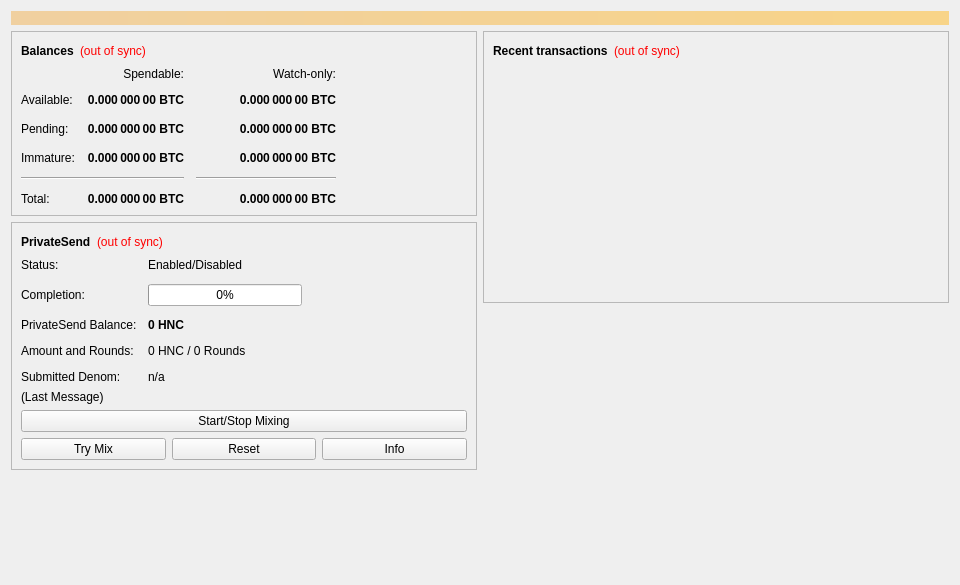
<?xml version="1.0" encoding="UTF-8"?>
<ui version="4.0">
 <class>OverviewPage</class>
 <widget class="QWidget" name="OverviewPage">
  <property name="geometry">
   <rect>
    <x>0</x>
    <y>0</y>
    <width>960</width>
    <height>585</height>
   </rect>
  </property>
  <property name="minimumSize">
   <size>
    <width>960</width>
    <height>0</height>
   </size>
  </property>
  <property name="windowTitle">
   <string>Form</string>
  </property>
  <layout class="QVBoxLayout" name="topLayout">
   <item>
    <widget class="QLabel" name="labelAlerts">
     <property name="visible">
      <bool>false</bool>
     </property>
     <property name="styleSheet">
      <string notr="true">QLabel { background-color: qlineargradient(x1: 0, y1: 0, x2: 1, y2: 0, stop:0 #F0D0A0, stop:1 #F8D488); color:#000000; }</string>
     </property>
     <property name="wordWrap">
      <bool>true</bool>
     </property>
     <property name="margin">
      <number>3</number>
     </property>
     <property name="textInteractionFlags">
      <set>Qt::TextSelectableByMouse</set>
     </property>
    </widget>
   </item>
   <item>
    <layout class="QHBoxLayout" name="horizontalLayout" stretch="1,1">
     <item>
      <layout class="QVBoxLayout" name="verticalLayout_2">
       <item>
        <widget class="QFrame" name="frame">
         <property name="frameShape">
          <enum>QFrame::StyledPanel</enum>
         </property>
         <property name="frameShadow">
          <enum>QFrame::Raised</enum>
         </property>
         <layout class="QVBoxLayout" name="verticalLayout_4">
          <item>
           <layout class="QHBoxLayout" name="horizontalLayout_4">
            <item>
             <widget class="QLabel" name="label_5">
              <property name="font">
               <font>
                <weight>75</weight>
                <bold>true</bold>
               </font>
              </property>
              <property name="text">
               <string>Balances</string>
              </property>
             </widget>
            </item>
            <item>
             <widget class="QLabel" name="labelWalletStatus">
              <property name="toolTip">
               <string>The displayed information may be out of date. Your wallet automatically synchronizes with the HellenicCoin network after a connection is established, but this process has not completed yet.</string>
              </property>
              <property name="styleSheet">
               <string notr="true">QLabel { color: red; }</string>
              </property>
              <property name="text">
               <string notr="true">(out of sync)</string>
              </property>
              <property name="alignment">
               <set>Qt::AlignLeading|Qt::AlignLeft|Qt::AlignVCenter</set>
              </property>
             </widget>
            </item>
            <item>
             <spacer name="horizontalSpacer_3">
              <property name="orientation">
               <enum>Qt::Horizontal</enum>
              </property>
              <property name="sizeHint" stdset="0">
               <size>
                <width>40</width>
                <height>20</height>
               </size>
              </property>
             </spacer>
            </item>
           </layout>
          </item>
          <item>
           <layout class="QGridLayout" name="gridLayout">
            <property name="spacing">
             <number>12</number>
            </property>
            <item row="2" column="2">
             <widget class="QLabel" name="labelWatchPending">
              <property name="font">
               <font>
                <weight>75</weight>
                <bold>true</bold>
               </font>
              </property>
              <property name="cursor">
               <cursorShape>IBeamCursor</cursorShape>
              </property>
              <property name="toolTip">
               <string>Unconfirmed transactions to watch-only addresses</string>
              </property>
              <property name="text">
               <string notr="true">0.000 000 00 BTC</string>
              </property>
              <property name="alignment">
               <set>Qt::AlignRight|Qt::AlignTrailing|Qt::AlignVCenter</set>
              </property>
              <property name="textInteractionFlags">
               <set>Qt::LinksAccessibleByMouse|Qt::TextSelectableByKeyboard|Qt::TextSelectableByMouse</set>
              </property>
             </widget>
            </item>
            <item row="2" column="1">
             <widget class="QLabel" name="labelUnconfirmed">
              <property name="font">
               <font>
                <weight>75</weight>
                <bold>true</bold>
               </font>
              </property>
              <property name="cursor">
               <cursorShape>IBeamCursor</cursorShape>
              </property>
              <property name="toolTip">
               <string>Total of transactions that have yet to be confirmed, and do not yet count toward the spendable balance</string>
              </property>
              <property name="text">
               <string notr="true">0.000 000 00 BTC</string>
              </property>
              <property name="alignment">
               <set>Qt::AlignRight|Qt::AlignTrailing|Qt::AlignVCenter</set>
              </property>
              <property name="textInteractionFlags">
               <set>Qt::LinksAccessibleByMouse|Qt::TextSelectableByKeyboard|Qt::TextSelectableByMouse</set>
              </property>
             </widget>
            </item>
            <item row="3" column="2">
             <widget class="QLabel" name="labelWatchImmature">
              <property name="font">
               <font>
                <weight>75</weight>
                <bold>true</bold>
               </font>
              </property>
              <property name="cursor">
               <cursorShape>IBeamCursor</cursorShape>
              </property>
              <property name="toolTip">
               <string>Mined balance in watch-only addresses that has not yet matured</string>
              </property>
              <property name="text">
               <string notr="true">0.000 000 00 BTC</string>
              </property>
              <property name="alignment">
               <set>Qt::AlignRight|Qt::AlignTrailing|Qt::AlignVCenter</set>
              </property>
              <property name="textInteractionFlags">
               <set>Qt::LinksAccessibleByMouse|Qt::TextSelectableByKeyboard|Qt::TextSelectableByMouse</set>
              </property>
             </widget>
            </item>
            <item row="4" column="0" colspan="2">
             <widget class="Line" name="lineSpendableBalance">
              <property name="orientation">
               <enum>Qt::Horizontal</enum>
              </property>
             </widget>
            </item>
            <item row="4" column="2">
             <widget class="Line" name="lineWatchBalance">
              <property name="sizePolicy">
               <sizepolicy hsizetype="Preferred" vsizetype="Fixed">
                <horstretch>0</horstretch>
                <verstretch>0</verstretch>
               </sizepolicy>
              </property>
              <property name="minimumSize">
               <size>
                <width>140</width>
                <height>0</height>
               </size>
              </property>
              <property name="orientation">
               <enum>Qt::Horizontal</enum>
              </property>
             </widget>
            </item>
            <item row="5" column="0">
             <widget class="QLabel" name="labelTotalText">
              <property name="text">
               <string>Total:</string>
              </property>
             </widget>
            </item>
            <item row="3" column="1">
             <widget class="QLabel" name="labelImmature">
              <property name="font">
               <font>
                <weight>75</weight>
                <bold>true</bold>
               </font>
              </property>
              <property name="cursor">
               <cursorShape>IBeamCursor</cursorShape>
              </property>
              <property name="toolTip">
               <string>Mined balance that has not yet matured</string>
              </property>
              <property name="text">
               <string notr="true">0.000 000 00 BTC</string>
              </property>
              <property name="alignment">
               <set>Qt::AlignRight|Qt::AlignTrailing|Qt::AlignVCenter</set>
              </property>
              <property name="textInteractionFlags">
               <set>Qt::LinksAccessibleByMouse|Qt::TextSelectableByKeyboard|Qt::TextSelectableByMouse</set>
              </property>
             </widget>
            </item>
            <item row="2" column="3">
             <spacer name="horizontalSpacer_2">
              <property name="orientation">
               <enum>Qt::Horizontal</enum>
              </property>
              <property name="sizeHint" stdset="0">
               <size>
                <width>40</width>
                <height>20</height>
               </size>
              </property>
             </spacer>
            </item>
            <item row="3" column="0">
             <widget class="QLabel" name="labelImmatureText">
              <property name="text">
               <string>Immature:</string>
              </property>
             </widget>
            </item>
            <item row="5" column="1">
             <widget class="QLabel" name="labelTotal">
              <property name="font">
               <font>
                <weight>75</weight>
                <bold>true</bold>
               </font>
              </property>
              <property name="cursor">
               <cursorShape>IBeamCursor</cursorShape>
              </property>
              <property name="toolTip">
               <string>Your current total balance</string>
              </property>
              <property name="text">
               <string notr="true">0.000 000 00 BTC</string>
              </property>
              <property name="alignment">
               <set>Qt::AlignRight|Qt::AlignTrailing|Qt::AlignVCenter</set>
              </property>
              <property name="textInteractionFlags">
               <set>Qt::LinksAccessibleByMouse|Qt::TextSelectableByKeyboard|Qt::TextSelectableByMouse</set>
              </property>
             </widget>
            </item>
            <item row="5" column="2">
             <widget class="QLabel" name="labelWatchTotal">
              <property name="font">
               <font>
                <weight>75</weight>
                <bold>true</bold>
               </font>
              </property>
              <property name="cursor">
               <cursorShape>IBeamCursor</cursorShape>
              </property>
              <property name="toolTip">
               <string>Current total balance in watch-only addresses</string>
              </property>
              <property name="text">
               <string notr="true">0.000 000 00 BTC</string>
              </property>
              <property name="alignment">
               <set>Qt::AlignRight|Qt::AlignTrailing|Qt::AlignVCenter</set>
              </property>
              <property name="textInteractionFlags">
               <set>Qt::LinksAccessibleByMouse|Qt::TextSelectableByKeyboard|Qt::TextSelectableByMouse</set>
              </property>
             </widget>
            </item>
            <item row="0" column="2">
             <widget class="QLabel" name="labelWatchonly">
              <property name="text">
               <string>Watch-only:</string>
              </property>
              <property name="alignment">
               <set>Qt::AlignRight|Qt::AlignTrailing|Qt::AlignVCenter</set>
              </property>
             </widget>
            </item>
            <item row="1" column="0">
             <widget class="QLabel" name="labelBalanceText">
              <property name="text">
               <string>Available:</string>
              </property>
             </widget>
            </item>
            <item row="1" column="1">
             <widget class="QLabel" name="labelBalance">
              <property name="font">
               <font>
                <weight>75</weight>
                <bold>true</bold>
               </font>
              </property>
              <property name="cursor">
               <cursorShape>IBeamCursor</cursorShape>
              </property>
              <property name="toolTip">
               <string>Your current spendable balance</string>
              </property>
              <property name="text">
               <string notr="true">0.000 000 00 BTC</string>
              </property>
              <property name="alignment">
               <set>Qt::AlignRight|Qt::AlignTrailing|Qt::AlignVCenter</set>
              </property>
              <property name="textInteractionFlags">
               <set>Qt::LinksAccessibleByMouse|Qt::TextSelectableByKeyboard|Qt::TextSelectableByMouse</set>
              </property>
             </widget>
            </item>
            <item row="1" column="2">
             <widget class="QLabel" name="labelWatchAvailable">
              <property name="font">
               <font>
                <weight>75</weight>
                <bold>true</bold>
               </font>
              </property>
              <property name="cursor">
               <cursorShape>IBeamCursor</cursorShape>
              </property>
              <property name="toolTip">
               <string>Your current balance in watch-only addresses</string>
              </property>
              <property name="text">
               <string notr="true">0.000 000 00 BTC</string>
              </property>
              <property name="alignment">
               <set>Qt::AlignRight|Qt::AlignTrailing|Qt::AlignVCenter</set>
              </property>
              <property name="textInteractionFlags">
               <set>Qt::LinksAccessibleByMouse|Qt::TextSelectableByKeyboard|Qt::TextSelectableByMouse</set>
              </property>
             </widget>
            </item>
            <item row="2" column="0">
             <widget class="QLabel" name="labelPendingText">
              <property name="text">
               <string>Pending:</string>
              </property>
             </widget>
            </item>
            <item row="0" column="1">
             <widget class="QLabel" name="labelSpendable">
              <property name="text">
               <string>Spendable:</string>
              </property>
              <property name="alignment">
               <set>Qt::AlignRight|Qt::AlignTrailing|Qt::AlignVCenter</set>
              </property>
             </widget>
            </item>
           </layout>
          </item>
         </layout>
        </widget>
       </item>
       <item>
        <widget class="QFrame" name="framePrivateSend">
         <property name="layoutDirection">
          <enum>Qt::LeftToRight</enum>
         </property>
         <property name="frameShape">
          <enum>QFrame::StyledPanel</enum>
         </property>
         <property name="frameShadow">
          <enum>QFrame::Raised</enum>
         </property>
         <layout class="QVBoxLayout" name="VerticalLayout_PS1">
          <item>
           <layout class="QHBoxLayout" name="horizontalLayout_5">
            <item>
             <widget class="QLabel" name="labelPrivateSendHeader">
              <property name="font">
               <font>
                <weight>75</weight>
                <bold>true</bold>
               </font>
              </property>
              <property name="text">
               <string>PrivateSend</string>
              </property>
             </widget>
            </item>
            <item>
             <widget class="QLabel" name="labelPrivateSendSyncStatus">
              <property name="toolTip">
               <string>The displayed information may be out of date. Your wallet automatically synchronizes with the HellenicCoin network after a connection is established, but this process has not completed yet.</string>
              </property>
              <property name="styleSheet">
               <string notr="true">QLabel { color: red; }</string>
              </property>
              <property name="text">
               <string notr="true">(out of sync)</string>
              </property>
              <property name="alignment">
               <set>Qt::AlignLeading|Qt::AlignLeft|Qt::AlignVCenter</set>
              </property>
             </widget>
            </item>
            <item>
             <spacer name="horizontalSpacer_4">
              <property name="orientation">
               <enum>Qt::Horizontal</enum>
              </property>
              <property name="sizeHint" stdset="0">
               <size>
                <width>40</width>
                <height>20</height>
               </size>
              </property>
             </spacer>
            </item>
           </layout>
          </item>
          <item>
           <layout class="QFormLayout" name="privateSendFormLayout">
            <property name="fieldGrowthPolicy">
             <enum>QFormLayout::AllNonFixedFieldsGrow</enum>
            </property>
            <property name="horizontalSpacing">
             <number>11</number>
            </property>
            <property name="verticalSpacing">
             <number>12</number>
            </property>
            <item row="0" column="0">
             <widget class="QLabel" name="labelPrivateSendEnabledText">
              <property name="text">
               <string>Status:</string>
              </property>
             </widget>
            </item>
            <item row="0" column="1">
             <widget class="QLabel" name="labelPrivateSendEnabled">
              <property name="text">
               <string>Enabled/Disabled</string>
              </property>
             </widget>
            </item>
            <item row="1" column="0">
             <widget class="QLabel" name="labelCompletitionText">
              <property name="text">
               <string>Completion:</string>
              </property>
             </widget>
            </item>
            <item row="1" column="1">
             <widget class="QProgressBar" name="privateSendProgress">
              <property name="maximumSize">
               <size>
                <width>154</width>
                <height>16777215</height>
               </size>
              </property>
              <property name="value">
               <number>0</number>
              </property>
             </widget>
            </item>
            <item row="2" column="0">
             <widget class="QLabel" name="labelAnonymizedText">
              <property name="text">
               <string>PrivateSend Balance:</string>
              </property>
             </widget>
            </item>
            <item row="2" column="1">
             <widget class="QLabel" name="labelAnonymized">
              <property name="font">
               <font>
                <weight>75</weight>
                <bold>true</bold>
               </font>
              </property>
              <property name="text">
               <string notr="true">0 HNC</string>
              </property>
             </widget>
            </item>
            <item row="3" column="0">
             <widget class="QLabel" name="labelAmountAndRoundsText">
              <property name="text">
               <string>Amount and Rounds:</string>
              </property>
             </widget>
            </item>
            <item row="3" column="1">
             <widget class="QLabel" name="labelAmountRounds">
              <property name="text">
               <string>0 HNC / 0 Rounds</string>
              </property>
             </widget>
            </item>
            <item row="4" column="0">
             <widget class="QLabel" name="labelSubmittedDenomText">
              <property name="text">
               <string>Submitted Denom:</string>
              </property>
             </widget>
            </item>
            <item row="4" column="1">
             <widget class="QLabel" name="labelSubmittedDenom">
              <property name="toolTip">
               <string>The denominations you submitted to the Masternode.&lt;br&gt;To mix, other users must submit the exact same denominations.</string>
              </property>
              <property name="text">
               <string>n/a</string>
              </property>
             </widget>
            </item>
           </layout>
          </item>
          <item>
           <layout class="QVBoxLayout" name="VerticalLayout_PS">
            <item>
             <widget class="QLabel" name="labelPrivateSendLastMessage">
              <property name="text">
               <string>(Last Message)</string>
              </property>
              <property name="alignment">
               <set>Qt::AlignLeading|Qt::AlignLeft|Qt::AlignTop</set>
              </property>
              <property name="wordWrap">
               <bool>true</bool>
              </property>
             </widget>
            </item>
            <item>
             <widget class="QPushButton" name="togglePrivateSend">
              <property name="sizePolicy">
               <sizepolicy hsizetype="MinimumExpanding" vsizetype="Fixed">
                <horstretch>0</horstretch>
                <verstretch>0</verstretch>
               </sizepolicy>
              </property>
              <property name="text">
               <string>Start/Stop Mixing</string>
              </property>
             </widget>
            </item>
            <item>
             <layout class="QHBoxLayout" name="horizontalLayout_debugbuttons">
              <item>
               <widget class="QPushButton" name="privateSendAuto">
                <property name="sizePolicy">
                 <sizepolicy hsizetype="MinimumExpanding" vsizetype="Fixed">
                  <horstretch>0</horstretch>
                  <verstretch>0</verstretch>
                 </sizepolicy>
                </property>
                <property name="toolTip">
                 <string>Try to manually submit a PrivateSend request.</string>
                </property>
                <property name="text">
                 <string>Try Mix</string>
                </property>
               </widget>
              </item>
              <item>
               <widget class="QPushButton" name="privateSendReset">
                <property name="sizePolicy">
                 <sizepolicy hsizetype="MinimumExpanding" vsizetype="Fixed">
                  <horstretch>0</horstretch>
                  <verstretch>0</verstretch>
                 </sizepolicy>
                </property>
                <property name="toolTip">
                 <string>Reset the current status of PrivateSend (can interrupt PrivateSend if it's in the process of Mixing, which can cost you money!)</string>
                </property>
                <property name="autoFillBackground">
                 <bool>false</bool>
                </property>
                <property name="text">
                 <string>Reset</string>
                </property>
               </widget>
              </item>
              <item>
               <widget class="QPushButton" name="privateSendInfo">
                <property name="sizePolicy">
                 <sizepolicy hsizetype="MinimumExpanding" vsizetype="Fixed">
                  <horstretch>0</horstretch>
                  <verstretch>0</verstretch>
                 </sizepolicy>
                </property>
                <property name="toolTip">
                 <string>Information about PrivateSend and Mixing</string>
                </property>
                <property name="text">
                 <string>Info</string>
                </property>
               </widget>
              </item>
             </layout>
            </item>
           </layout>
          </item>
         </layout>
        </widget>
       </item>
       <item>
        <spacer name="verticalSpacer">
         <property name="orientation">
          <enum>Qt::Vertical</enum>
         </property>
         <property name="sizeHint" stdset="0">
          <size>
           <width>20</width>
           <height>40</height>
          </size>
         </property>
        </spacer>
       </item>
      </layout>
     </item>
     <item>
      <layout class="QVBoxLayout" name="verticalLayout_3">
       <item>
        <widget class="QFrame" name="frame_2">
         <property name="frameShape">
          <enum>QFrame::StyledPanel</enum>
         </property>
         <property name="frameShadow">
          <enum>QFrame::Raised</enum>
         </property>
         <layout class="QVBoxLayout" name="verticalLayout">
          <item>
           <layout class="QHBoxLayout" name="horizontalLayout_2">
            <item>
             <widget class="QLabel" name="label_4">
              <property name="font">
               <font>
                <weight>75</weight>
                <bold>true</bold>
               </font>
              </property>
              <property name="text">
               <string>Recent transactions</string>
              </property>
             </widget>
            </item>
            <item>
             <widget class="QLabel" name="labelTransactionsStatus">
              <property name="toolTip">
               <string>The displayed information may be out of date. Your wallet automatically synchronizes with the HellenicCoin network after a connection is established, but this process has not completed yet.</string>
              </property>
              <property name="styleSheet">
               <string notr="true">QLabel { color: red; }</string>
              </property>
              <property name="text">
               <string notr="true">(out of sync)</string>
              </property>
              <property name="alignment">
               <set>Qt::AlignLeading|Qt::AlignLeft|Qt::AlignVCenter</set>
              </property>
             </widget>
            </item>
            <item>
             <spacer name="horizontalSpacer">
              <property name="orientation">
               <enum>Qt::Horizontal</enum>
              </property>
              <property name="sizeHint" stdset="0">
               <size>
                <width>40</width>
                <height>20</height>
               </size>
              </property>
             </spacer>
            </item>
           </layout>
          </item>
          <item>
           <widget class="QListView" name="listTransactions">
            <property name="styleSheet">
             <string notr="true">QListView { background: transparent; }</string>
            </property>
            <property name="frameShape">
             <enum>QFrame::NoFrame</enum>
            </property>
            <property name="verticalScrollBarPolicy">
             <enum>Qt::ScrollBarAlwaysOff</enum>
            </property>
            <property name="horizontalScrollBarPolicy">
             <enum>Qt::ScrollBarAlwaysOff</enum>
            </property>
            <property name="selectionMode">
             <enum>QAbstractItemView::NoSelection</enum>
            </property>
           </widget>
          </item>
         </layout>
        </widget>
       </item>
       <item>
        <spacer name="verticalSpacer_2">
         <property name="orientation">
          <enum>Qt::Vertical</enum>
         </property>
         <property name="sizeHint" stdset="0">
          <size>
           <width>20</width>
           <height>40</height>
          </size>
         </property>
        </spacer>
       </item>
      </layout>
     </item>
    </layout>
   </item>
  </layout>
 </widget>
 <resources/>
 <connections/>
</ui>
